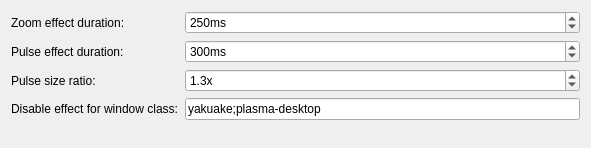
<?xml version="1.0" encoding="UTF-8"?>
<ui version="4.0">
 <class>KWin::PulseEffectConfigForm</class>
 <widget class="QWidget" name="KWin::PulseEffectConfigForm">
  <property name="geometry">
   <rect>
    <x>0</x>
    <y>0</y>
    <width>591</width>
    <height>148</height>
   </rect>
  </property>
  <property name="windowTitle">
   <string/>
  </property>
  <layout class="QFormLayout" name="formLayout">
   <item row="3" column="1">
    <widget class="QSpinBox" name="spinPulseDuration">
     <property name="suffix">
      <string>ms</string>
     </property>
     <property name="minimum">
      <number>0</number>
     </property>
     <property name="maximum">
      <number>100000</number>
     </property>
     <property name="singleStep">
      <number>10</number>
     </property>
     <property name="value">
      <number>300</number>
     </property>
    </widget>
   </item>
   <item row="2" column="1">
    <widget class="QSpinBox" name="spinZoomDuration">
     <property name="suffix">
      <string>ms</string>
     </property>
     <property name="maximum">
      <number>100000</number>
     </property>
     <property name="singleStep">
      <number>10</number>
     </property>
     <property name="value">
      <number>250</number>
     </property>
    </widget>
   </item>
   <item row="5" column="1">
    <widget class="QLineEdit" name="editDisableForWindowClass">
     <property name="text">
      <string>yakuake;plasma-desktop</string>
     </property>
    </widget>
   </item>
   <item row="2" column="0">
    <widget class="QLabel" name="label_2">
     <property name="text">
      <string>Zoom effect duration:</string>
     </property>
     <property name="buddy">
      <cstring>spinZoomDuration</cstring>
     </property>
    </widget>
   </item>
   <item row="3" column="0">
    <widget class="QLabel" name="label_3">
     <property name="text">
      <string>Pulse effect duration:</string>
     </property>
     <property name="buddy">
      <cstring>spinPulseDuration</cstring>
     </property>
    </widget>
   </item>
   <item row="5" column="0">
    <widget class="QLabel" name="label_4">
     <property name="text">
      <string>Disable effect for window class:</string>
     </property>
     <property name="buddy">
      <cstring>editDisableForWindowClass</cstring>
     </property>
    </widget>
   </item>
   <item row="4" column="0">
    <widget class="QLabel" name="label">
     <property name="text">
      <string>Pulse size ratio:</string>
     </property>
     <property name="buddy">
      <cstring>spinPulseSizeRatio</cstring>
     </property>
    </widget>
   </item>
   <item row="4" column="1">
    <widget class="QDoubleSpinBox" name="spinPulseSizeRatio">
     <property name="suffix">
      <string>x</string>
     </property>
     <property name="decimals">
      <number>1</number>
     </property>
     <property name="minimum">
      <double>1.000000000000000</double>
     </property>
     <property name="maximum">
      <double>2.000000000000000</double>
     </property>
     <property name="singleStep">
      <double>0.100000000000000</double>
     </property>
     <property name="value">
      <double>1.300000000000000</double>
     </property>
    </widget>
   </item>
  </layout>
 </widget>
 <tabstops>
  <tabstop>spinZoomDuration</tabstop>
  <tabstop>spinPulseDuration</tabstop>
  <tabstop>spinPulseSizeRatio</tabstop>
  <tabstop>editDisableForWindowClass</tabstop>
 </tabstops>
 <resources/>
 <connections/>
</ui>
